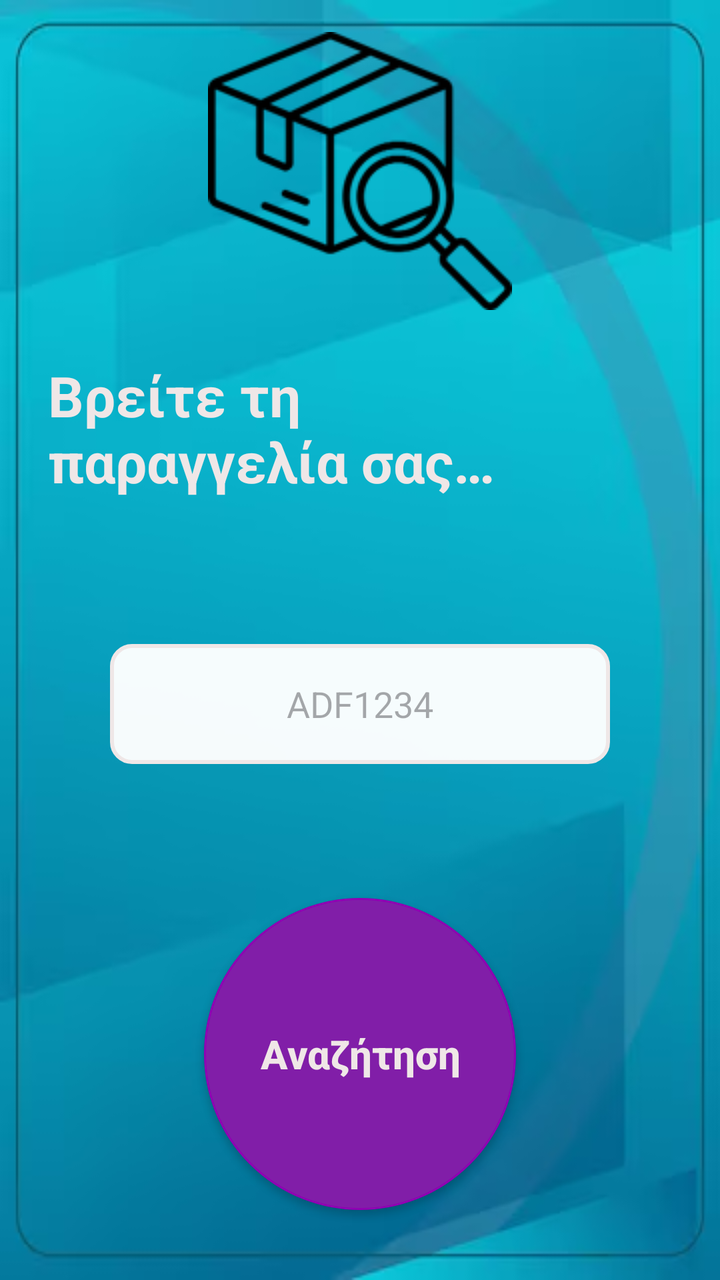
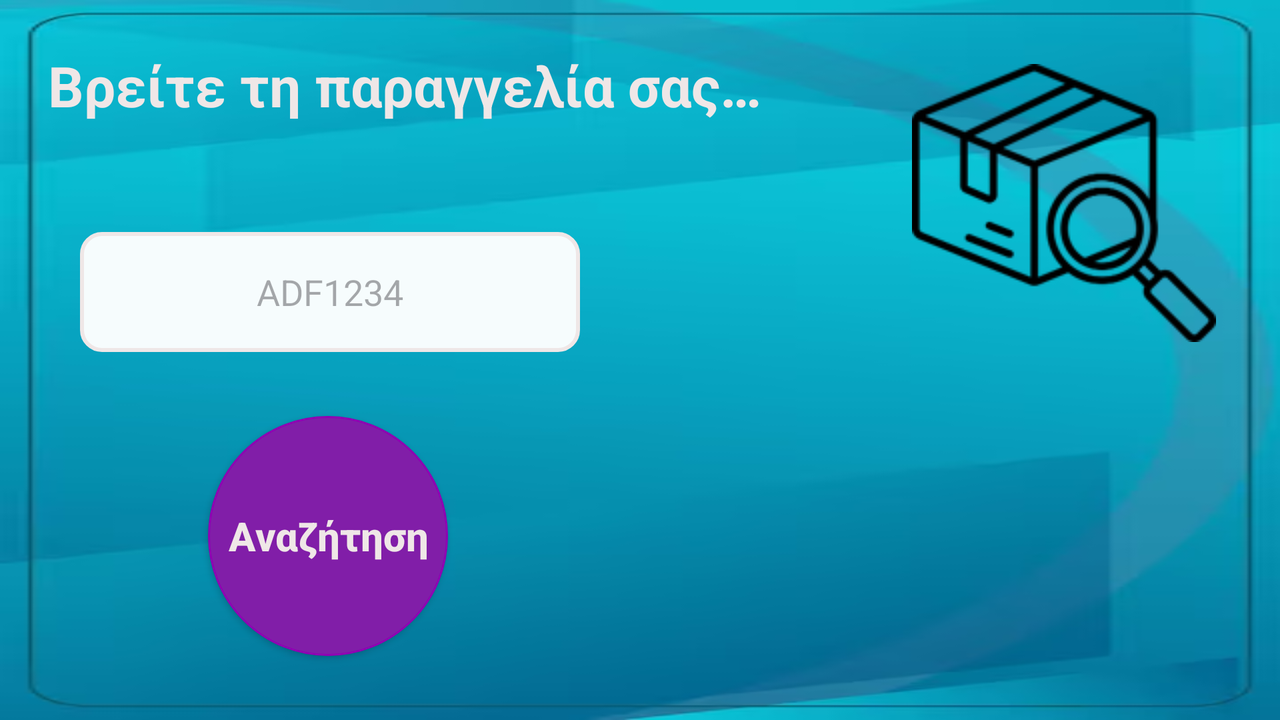

Compare how this app lays out the same screen by default and in its alternative resource folder. The renders come first, then the two layout files and the values they reference.
<!-- AndroidManifest.xml: application theme Theme.JustInTimeApp -->
<!-- res/layout/activity_search_order.xml -->
<?xml version="1.0" encoding="utf-8"?>
<androidx.constraintlayout.widget.ConstraintLayout xmlns:android="http://schemas.android.com/apk/res/android"
    xmlns:app="http://schemas.android.com/apk/res-auto"
    xmlns:tools="http://schemas.android.com/tools"
    android:id="@+id/main"
    android:layout_width="match_parent"
    android:layout_height="match_parent"
    android:background="@drawable/background"
    tools:context=".SearchOrderActivity">

    <TextView
        android:id="@+id/textView7"
        android:layout_width="239dp"
        android:layout_height="95dp"
        android:layout_marginStart="24dp"
        android:layout_marginTop="24dp"
        android:text="Βρείτε τη παραγγελία σας… "
        android:textAlignment="viewStart"
        android:textColor="@color/TextColor"
        android:textSize="28sp"
        android:textStyle="bold"
        app:layout_constraintStart_toStartOf="parent"
        app:layout_constraintTop_toBottomOf="@+id/imageView4" />

    <ImageView
        android:id="@+id/imageView4"
        android:layout_width="wrap_content"
        android:layout_height="wrap_content"
        android:layout_marginTop="16dp"
        app:layout_constraintEnd_toEndOf="parent"
        app:layout_constraintStart_toStartOf="parent"
        app:layout_constraintTop_toTopOf="parent"
        app:srcCompat="@drawable/search_icon" />

    <androidx.appcompat.widget.AppCompatButton
        android:id="@+id/searchButton"
        android:layout_width="156dp"
        android:layout_height="156dp"
        android:layout_marginTop="48dp"
        android:layout_marginBottom="16dp"
        android:background="@drawable/button"
        android:onClick="SearchOrder"
        android:text="Αναζήτηση"
        android:textAllCaps="false"
        android:textSize="20sp"
        android:textStyle="bold"
        android:textColor="@color/TextColor"
        app:layout_constraintBottom_toBottomOf="parent"
        app:layout_constraintEnd_toEndOf="parent"
        app:layout_constraintStart_toStartOf="parent"
        app:layout_constraintTop_toBottomOf="@+id/OrderCodeText"
        tools:ignore="OnClick" />

    <EditText
        android:id="@+id/OrderCodeText"
        android:layout_width="250dp"
        android:layout_height="60dp"
        android:layout_marginTop="48dp"
        android:ems="10"
        android:inputType="text"
        android:hint="ADF1234"
        android:background="@drawable/custom_input"
        android:textAlignment="center"
        app:layout_constraintEnd_toEndOf="parent"
        app:layout_constraintStart_toStartOf="parent"
        app:layout_constraintTop_toBottomOf="@+id/textView7" />


</androidx.constraintlayout.widget.ConstraintLayout>
<!-- resources referenced by this layout -->
<resources>
  <color name="TextColor">#EFE7E7</color>
  <!-- drawable background: png bitmap (drawable, 84488 bytes) -->
  <!-- drawable button (drawable) -->
  <selector xmlns:android="http://schemas.android.com/apk/res/android">
  
      <item android:state_enabled="true">
          <shape android:shape="oval">
              <solid android:color="#811EA8" />
              <stroke android:color="#9000B3" android:width="1dp" />
              
              
              
              
              
              
          </shape>
      </item>
  
  </selector>
  <!-- drawable custom_input (drawable) -->
  <?xml version="1.0" encoding="utf-8"?>
  <selector xmlns:android="http://schemas.android.com/apk/res/android">
  
      <item android:state_enabled="true" android:state_focused="true">
          <shape android:shape="rectangle">
              <solid android:color="#F6FFFFFF"/>
              <corners android:radius="10dp"/>
              <stroke android:color="#997D24AF" android:width="3dp"/>
          </shape>
      </item>
  
      <item android:state_enabled="true">
          <shape android:shape="rectangle">
              <solid android:color="#F6FFFFFF"/>
              <corners android:radius="10dp"/>
              <stroke android:color="@color/TextColor" android:width="2dp"/>
          </shape>
      </item>
  
  </selector>
  <!-- drawable search_icon: png bitmap (drawable, 5855 bytes) -->
  <style name="Theme.JustInTimeApp" parent="Base.Theme.JustInTimeApp" />
  <style name="Base.Theme.JustInTimeApp" parent="Theme.Material3.DayNight.NoActionBar">
          
          
      </style>
</resources>
<!-- res/layout-land/activity_search_order.xml (the author's variant of the layout above) -->
<!-- drawn on the phone turned sideways -->
<?xml version="1.0" encoding="utf-8"?>
<androidx.constraintlayout.widget.ConstraintLayout xmlns:android="http://schemas.android.com/apk/res/android"
    xmlns:app="http://schemas.android.com/apk/res-auto"
    xmlns:tools="http://schemas.android.com/tools"
    android:id="@+id/main"
    android:layout_width="match_parent"
    android:layout_height="match_parent"
    android:background="@drawable/background"
    tools:context=".SearchOrderActivity">

    <TextView
        android:id="@+id/textView7"
        android:layout_width="370dp"
        android:layout_height="44dp"
        android:layout_marginStart="24dp"
        android:layout_marginTop="24dp"
        android:text="Βρείτε τη παραγγελία σας… "
        android:textAlignment="viewStart"
        android:textColor="@color/TextColor"
        android:textSize="28sp"
        android:textStyle="bold"
        app:layout_constraintStart_toStartOf="parent"
        app:layout_constraintTop_toTopOf="parent" />

    <ImageView
        android:id="@+id/imageView4"
        android:layout_width="wrap_content"
        android:layout_height="wrap_content"
        android:layout_marginTop="32dp"
        android:layout_marginEnd="32dp"
        app:layout_constraintEnd_toEndOf="parent"
        app:layout_constraintTop_toTopOf="parent"
        app:srcCompat="@drawable/search_icon" />

    <androidx.appcompat.widget.AppCompatButton
        android:id="@+id/searchButton"
        android:layout_width="120dp"
        android:layout_height="120dp"
        android:layout_marginStart="104dp"
        android:background="@drawable/button"
        android:onClick="SearchOrder"
        android:text="Αναζήτηση"
        android:textAllCaps="false"
        android:textColor="@color/TextColor"
        android:textSize="20sp"
        android:textStyle="bold"
        app:layout_constraintBottom_toBottomOf="parent"
        app:layout_constraintStart_toStartOf="parent"
        app:layout_constraintTop_toBottomOf="@+id/OrderCodeText"
        tools:ignore="OnClick" />

    <EditText
        android:id="@+id/OrderCodeText"
        android:layout_width="250dp"
        android:layout_height="60dp"
        android:layout_marginStart="40dp"
        android:layout_marginTop="48dp"
        android:background="@drawable/custom_input"
        android:ems="10"
        android:hint="ADF1234"
        android:inputType="text"
        android:textAlignment="center"
        app:layout_constraintStart_toStartOf="parent"
        app:layout_constraintTop_toBottomOf="@+id/textView7" />


</androidx.constraintlayout.widget.ConstraintLayout>
